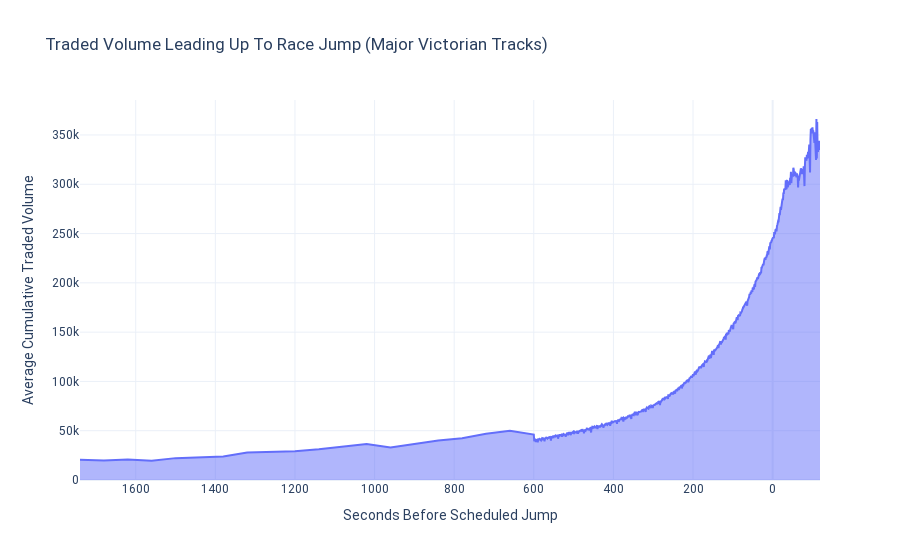

Here is the notebook cell this chart was saved with:
### Markdown cell above
## 2.2.1 Traded Volumes

Let's look at how a typical market (at one of these 5 tracks) trades leading up to the scheduled race start.

### Code cell
# Group by market, sum volume over selections at a given time, average over times for total

def chunkSBJ(sbj):
    if sbj < 600:
        return(sbj)
    else:
        return(int(math.floor(sbj / 60) * 60))

tradedVolumes_1 = (
    df[['market_id', 'selection_id', 'seconds_before_scheduled_jump', 'traded_volume']]
    .assign(seconds_before_scheduled_jump_chunk = lambda x: x['seconds_before_scheduled_jump'].apply(chunkSBJ))
    .groupby(["market_id", "seconds_before_scheduled_jump_chunk", "seconds_before_scheduled_jump"], as_index = False)
    .agg({'traded_volume': 'sum'})
    .groupby("seconds_before_scheduled_jump_chunk", as_index = False)
    .agg({'traded_volume': 'mean'})
    .sort_values('seconds_before_scheduled_jump_chunk', ascending=False)
)

fig = px.area(
    tradedVolumes_1, 
    x='seconds_before_scheduled_jump_chunk', y='traded_volume', 
    template='plotly_white',
    title="Traded Volume Leading Up To Race Jump (Major Victorian Tracks)",
    labels = {
        'seconds_before_scheduled_jump_chunk': "Seconds Before Scheduled Jump",
        "traded_volume": "Average Cumulative Traded Volume"
    }
    #subtitle = "Top 5 Biggest Vic Track Sample"
)
fig.update_layout(font_family="Roboto")
fig['layout']['xaxis']['autorange'] = "reversed"
fig.show()

### Figure 1 — Plotly figure (JSON) as saved in the notebook; plotly's stock layout.template omitted (floating-point values rounded to 4 significant figures; data arrays with more than 128 entries replaced by an {"elided": "..."} marker saying what was removed)
{"data": [{"hovertemplate": "Seconds Before Scheduled Jump=%{x}<br>Average Cumulative Traded Volume=%{y}<extra></extra>", "legendgroup": "", "line": {"color": "#636efa"}, "mode": "lines", "name": "", "orientation": "v", "showlegend": false, "stackgroup": "1", "type": "scatter", "x": {"elided": "739 int values"}, "xaxis": "x", "y": {"elided": "739 float values"}, "yaxis": "y"}], "layout": {"font": {"family": "Roboto"}, "legend": {"tracegroupgap": 0}, "title": {"text": "Traded Volume Leading Up To Race Jump (Major Victorian Tracks)"}, "xaxis": {"anchor": "y", "autorange": "reversed", "domain": [0, 1], "title": {"text": "Seconds Before Scheduled Jump"}}, "yaxis": {"anchor": "x", "domain": [0, 1], "title": {"text": "Average Cumulative Traded Volume"}}}}
